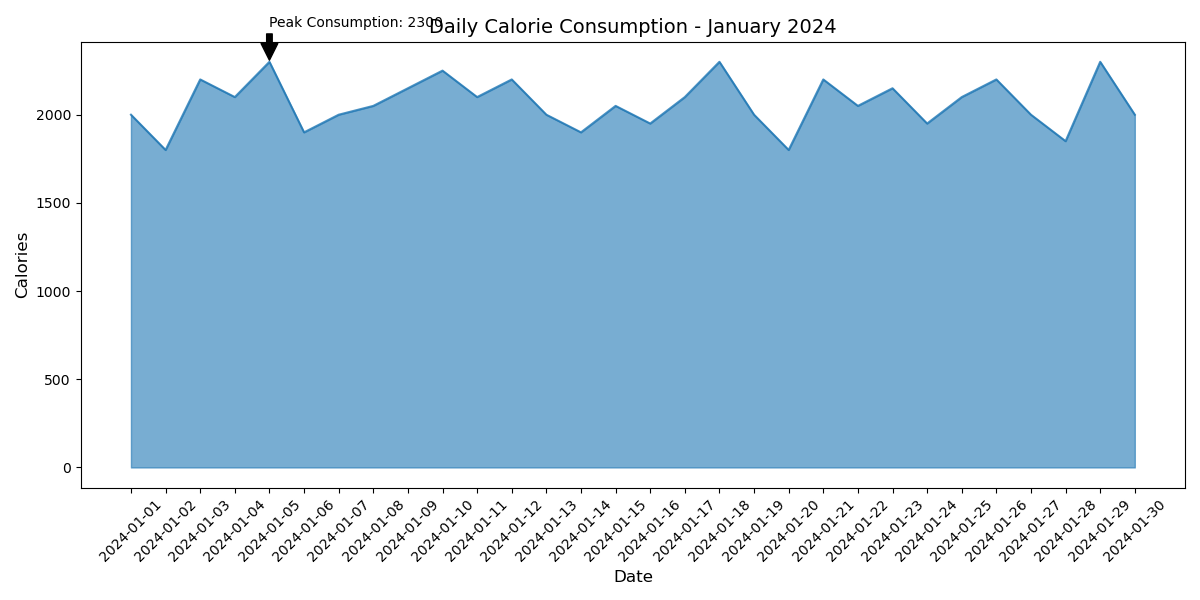

The script that drew this image:

import matplotlib.pyplot as plt
import pandas as pd

# Data
data = {
    'Date': ['2024-01-01', '2024-01-02', '2024-01-03', '2024-01-04', '2024-01-05', '2024-01-06', 
             '2024-01-07', '2024-01-08', '2024-01-09', '2024-01-10', '2024-01-11', '2024-01-12', 
             '2024-01-13', '2024-01-14', '2024-01-15', '2024-01-16', '2024-01-17', '2024-01-18', 
             '2024-01-19', '2024-01-20', '2024-01-21', '2024-01-22', '2024-01-23', '2024-01-24', 
             '2024-01-25', '2024-01-26', '2024-01-27', '2024-01-28', '2024-01-29', '2024-01-30'],
    'Calories Consumed': [2000, 1800, 2200, 2100, 2300, 1900, 2000, 2050, 2150, 2250, 
                          2100, 2200, 2000, 1900, 2050, 1950, 2100, 2300, 2000, 1800, 
                          2200, 2050, 2150, 1950, 2100, 2200, 2000, 1850, 2300, 2000]
}

df = pd.DataFrame(data)

# Plot
plt.figure(figsize=(12, 6))
plt.fill_between(df['Date'], df['Calories Consumed'], color='#1f77b4', alpha=0.6)
plt.plot(df['Date'], df['Calories Consumed'], color='#1f77b4', alpha=0.8)

# Annotation
max_date = df[df['Calories Consumed'] == df['Calories Consumed'].max()]['Date'].values[0]
max_value = df['Calories Consumed'].max()
plt.annotate(f'Peak Consumption: {max_value}', xy=(max_date, max_value), xytext=(max_date, max_value + 200),
             arrowprops=dict(facecolor='black', shrink=0.05))

# Title and labels
plt.title('Daily Calorie Consumption - January 2024', fontsize=14)
plt.xlabel('Date', fontsize=12)
plt.ylabel('Calories', fontsize=12)

# Rotate x-ticks for better readability
plt.xticks(rotation=45)

plt.tight_layout()
plt.show()
